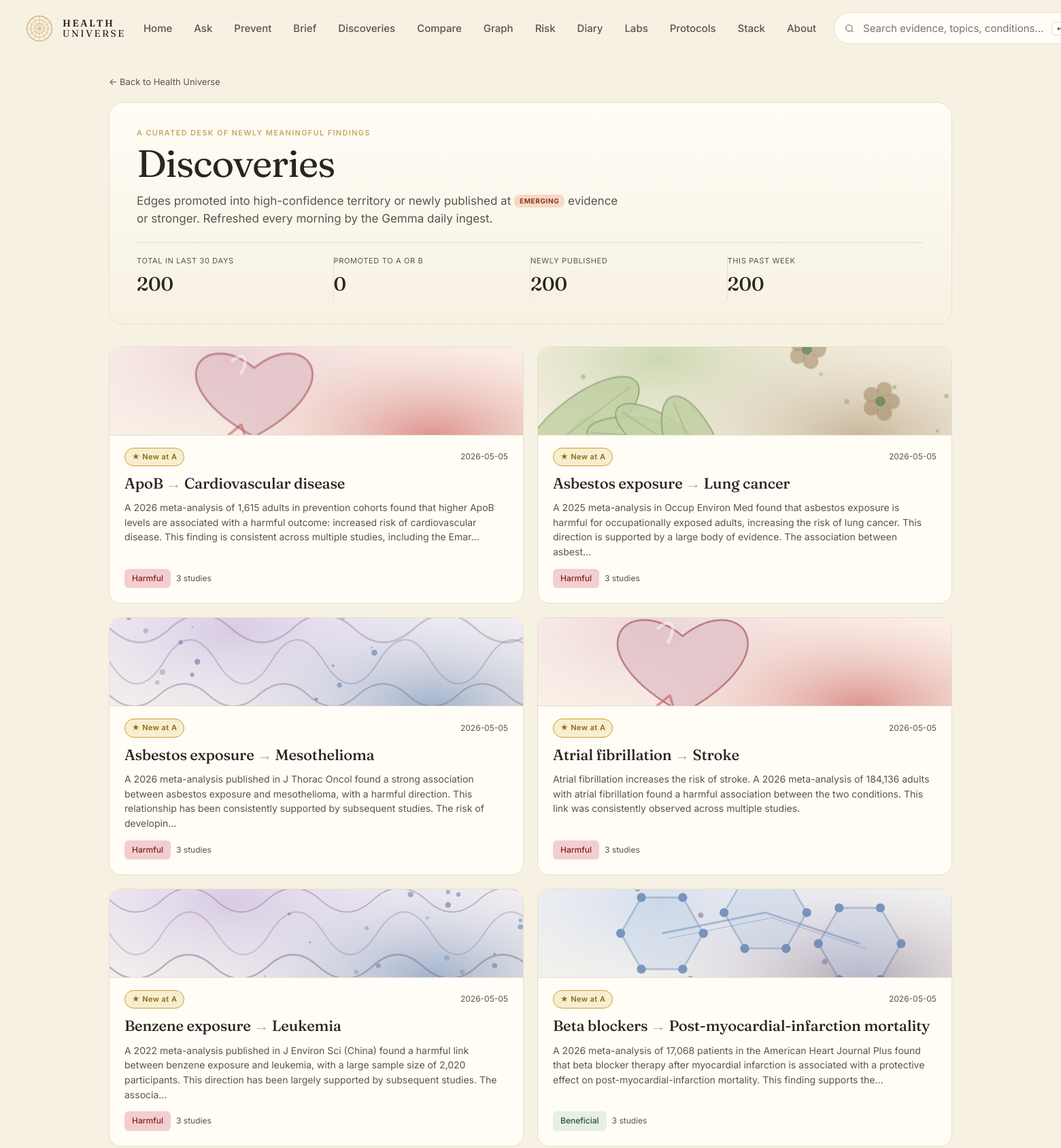
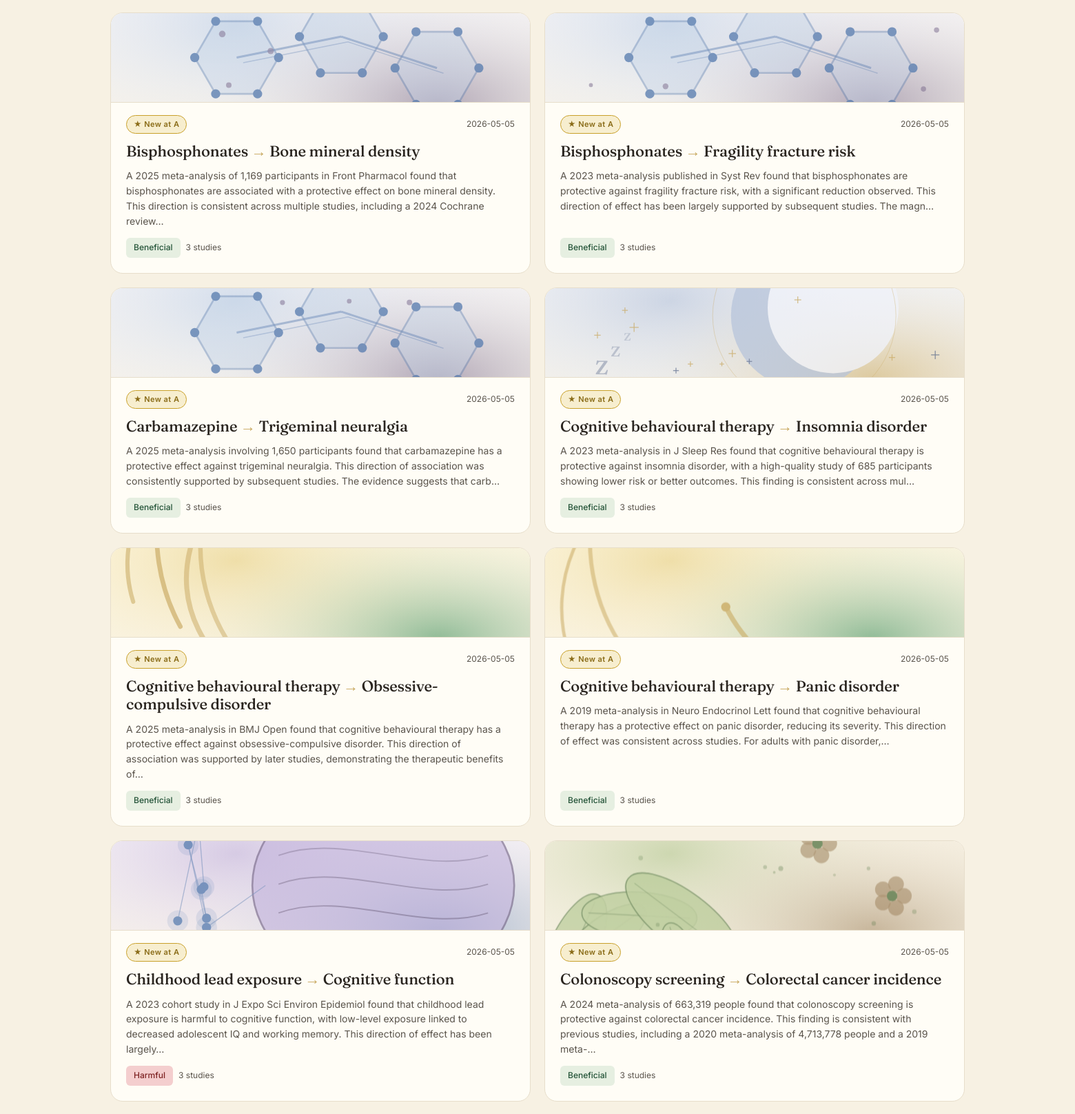
Page /discoveries (upper part) on the committed database (2 pictures, top to bottom).
### tables this page shows
CREATE TABLE edge (
    id              INTEGER PRIMARY KEY,
    factor_id       INTEGER NOT NULL REFERENCES entity(id),
    outcome_id      INTEGER NOT NULL REFERENCES entity(id),
    direction       TEXT NOT NULL CHECK (direction IN (
                      'protective','harmful','neutral','u_shaped','mixed')),
    tier            TEXT NOT NULL CHECK (tier IN ('A','B','C','D','X','deprecated')),
    effect_size     TEXT,         -- qualitative: trivial/small/moderate/large
    effect_quant    TEXT,         -- e.g. "RR 0.82 (0.74-0.91)"
    population      TEXT,         -- e.g. "adults>50; ApoE4 carriers"
    mechanism       TEXT,         -- 1-paragraph plain English
    summary         TEXT,         -- card body copy
    caveats         TEXT,
    seed_source     TEXT NOT NULL CHECK (seed_source IN ('claude_seed','gemma_daily','manual')),
    created_at      TEXT NOT NULL DEFAULT (datetime('now')),
    updated_at      TEXT NOT NULL DEFAULT (datetime('now')),
    last_reviewed   TEXT NOT NULL DEFAULT (datetime('now')), embedding BLOB, embedded_at TEXT,
    UNIQUE(factor_id, outcome_id, population)
);

### web/app.py (the view)
@app.get("/discoveries", response_class=HTMLResponse)
def discoveries(request: Request, days: int = 30, page: int = 1):
    with connect() as conn:
        all_rows = _new_discoveries(conn, days=days, limit=200)
        promoted = [r for r in all_rows if r.get("promoted_at")]
        newly_created = [r for r in all_rows if not r.get("promoted_at")]
        week_count = sum(1 for r in all_rows if
            (r.get("promoted_at") or r.get("updated_at"))[:10] >=
            (datetime_now() - timedelta(days=7)).strftime("%Y-%m-%d"))
    pg = _paginate(len(all_rows), page)
    rows = all_rows[pg["offset"]: pg["offset"] + PAGE_SIZE]
    return render(request, "discoveries.html", {
        "title": "Discoveries", "rows": rows, "days": days,
        "pg": pg, "base_path": "/discoveries",
        "promoted_count": len(promoted),
        "new_count": len(newly_created),
        "week_count": week_count,
    })

### web/templates/discoveries.html (shortened to what this page needs)
{% extends "base.html" %}
{% block content %}
<section class="disc-page">
  <a class="back" href="/">← Back to Health Universe</a>
  <header class="disc-head">
    <p class="disc-eyebrow">A curated desk of newly meaningful findings</p>
    <h1 class="disc-title">Discoveries</h1>
    <p class="disc-lede">Edges promoted into high-confidence territory or newly published at <span class="pill tier-C">EMERGING</span> evidence or stronger. Refreshed every morning by the Gemma daily ingest.</p>
    <dl class="disc-stats">
      <div><dt>Total in last {{ days }} days</dt><dd>{{ pg.total if pg else rows|length }}</dd></div>
      <div><dt>Promoted to A or B</dt><dd>{{ promoted_count }}</dd></div>
      <div><dt>Newly published</dt><dd>{{ new_count }}</dd></div>
      <div><dt>This past week</dt><dd>{{ week_count }}</dd></div>
    </dl>
  </header>
  <div class="disc-grid">
    {% for r in rows %}
    <a class="disc-card-v2 tier-bg-{{ r.tier }}" href="/edge/{{ r.id }}">
      <div class="disc-art-v2">{{ discovery_card_svg(factor_slug=r.f_slug, outcome_slug=r.o_slug, tier=r.tier, factor_kind=r.f_kind, outcome_kind=r.o_kind) | safe }}</div>
      <div class="disc-body-v2">
        <div class="disc-row">
          {% if r.promoted_at %}
            <span class="disc-status disc-status-promoted">⬆ Promoted to {{ r.tier }}</span>
          {% else %}
            <span class="disc-status disc-status-new">★ New at {{ r.tier }}</span>
          {% endif %}
          <span class="muted small">{{ (r.promoted_at or r.updated_at)[:10] }}</span>
        </div>
        <h2 class="disc-card-title">{{ r.f_name }} <span class="arrow">→</span> {{ r.o_name }}</h2>
        <p class="disc-card-summary">{{ r.summary[:240] }}{% if r.summary|length > 240 %}…{% endif %}</p>
        <div class="disc-foot">
          <span class="badge dir-{{ r.direction }}">{{ DIRECTION_LABEL[r.direction] }}</span>
          <span class="muted small">{{ r.n_studies }} stud{{ r.n_studies != 1 and "ies" or "y" }}</span>
        </div>
      </div>
    </a>
    {% endfor %}
  </div>
</section>
{% endblock %}

### rows in the picture
edge: updated_at "2026-05-05", summary "A 2026 meta-analysis of 1,615 adults in prevention cohorts found that higher ApoB levels are associated with a harmful outcome: increased risk of cardiovascular disease. This finding is consistent across multiple studies, including the Emar", direction "Harmful"
edge: updated_at "2026-05-05", summary "A 2025 meta-analysis in Occup Environ Med found that asbestos exposure is harmful for occupationally exposed adults, increasing the risk of lung cancer. This direction is supported by a large body of evidence. The association between asbest", direction "Harmful"
edge: updated_at "2026-05-05", summary "A 2026 meta-analysis published in J Thorac Oncol found a strong association between asbestos exposure and mesothelioma, with a harmful direction. This relationship has been consistently supported by subsequent studies. The risk of developin", direction "Harmful"
edge: updated_at "2026-05-05", summary "Atrial fibrillation increases the risk of stroke. A 2026 meta-analysis of 184,136 adults with atrial fibrillation found a harmful association between the two conditions. This link was consistently observed across multiple studies.", direction "Harmful"
edge: updated_at "2026-05-05", summary "A 2022 meta-analysis published in J Environ Sci (China) found a harmful link between benzene exposure and leukemia, with a large sample size of 2,020 participants. This direction has been largely supported by subsequent studies. The associa", direction "Harmful"
edge: updated_at "2026-05-05", summary "A 2026 meta-analysis of 17,068 patients in the American Heart Journal Plus found that beta blocker therapy after myocardial infarction is associated with a protective effect on post-myocardial-infarction mortality. This finding supports the", direction "Beneficial"
edge: updated_at "2026-05-05", summary "A 2025 meta-analysis of 1,169 participants in Front Pharmacol found that bisphosphonates are associated with a protective effect on bone mineral density. This direction is consistent across multiple studies, including a 2024 Cochrane review", direction "Beneficial"
edge: updated_at "2026-05-05", summary "A 2023 meta-analysis published in Syst Rev found that bisphosphonates are protective against fragility fracture risk, with a significant reduction observed. This direction of effect has been largely supported by subsequent studies. The magn", direction "Beneficial"
edge: updated_at "2026-05-05", summary "A 2025 meta-analysis involving 1,650 participants found that carbamazepine has a protective effect against trigeminal neuralgia. This direction of association was consistently supported by subsequent studies. The evidence suggests that carb", direction "Beneficial"
edge: updated_at "2026-05-05", summary "A 2023 meta-analysis in J Sleep Res found that cognitive behavioural therapy is protective against insomnia disorder, with a high-quality study of 685 participants showing lower risk or better outcomes. This finding is consistent across mul", direction "Beneficial"
edge: updated_at "2026-05-05", summary "A 2025 meta-analysis in BMJ Open found that cognitive behavioural therapy has a protective effect against obsessive-compulsive disorder. This direction of association was supported by later studies, demonstrating the therapeutic benefits of", direction "Beneficial"
edge: updated_at "2026-05-05", summary "A 2019 meta-analysis in Neuro Endocrinol Lett found that cognitive behavioural therapy has a protective effect on panic disorder, reducing its severity. This direction of effect was consistent across studies. For adults with panic disorder,", direction "Beneficial"
edge: updated_at "2026-05-05", summary "A 2023 cohort study in J Expo Sci Environ Epidemiol found that childhood lead exposure is harmful to cognitive function, with low-level exposure linked to decreased adolescent IQ and working memory. This direction of effect has been largely", direction "Harmful"
edge: updated_at "2026-05-05", summary "A 2024 meta-analysis of 663,319 people found that colonoscopy screening is protective against colorectal cancer incidence. This finding is consistent with previous studies, including a 2020 meta-analysis of 4,713,778 people and a 2019 meta-", direction "Beneficial"

### other values in the picture
{{ days }} "30"
{{ pg.total if pg else rows|length }} "200"
{{ promoted_count }} "0"
{{ new_count }} "200"
{{ week_count }} "200"
{{ r.tier }} "A" "A" "A" "A" "A" "A" "A" "A" "A" "A" "A" "A" "A" "A"
{{ r.f_name }} "ApoB" "Asbestos exposure" "Asbestos exposure" "Atrial fibrillation" "Benzene exposure" "Beta blockers" "Bisphosphonates" "Bisphosphonates" "Carbamazepine" "Cognitive behavioural therapy" "Cognitive behavioural therapy" "Cognitive behavioural therapy" "Childhood lead exposure" "Colonoscopy screening"
{{ r.o_name }} "Cardiovascular disease" "Lung cancer" "Mesothelioma" "Stroke" "Leukemia" "Post-myocardial-infarction mortality" "Bone mineral density" "Fragility fracture risk" "Trigeminal neuralgia" "Insomnia disorder" "Obsessive-compulsive disorder" "Panic disorder" "Cognitive function" "Colorectal cancer incidence"
{{ r.n_studies }} "3" "3" "3" "3" "3" "3" "3" "3" "3" "3" "3" "3" "3" "3"
{{ r.n_studies != 1 and "ies" or "y" }} "ies" "ies" "ies" "ies" "ies" "ies" "ies" "ies" "ies" "ies" "ies" "ies" "ies" "ies"
